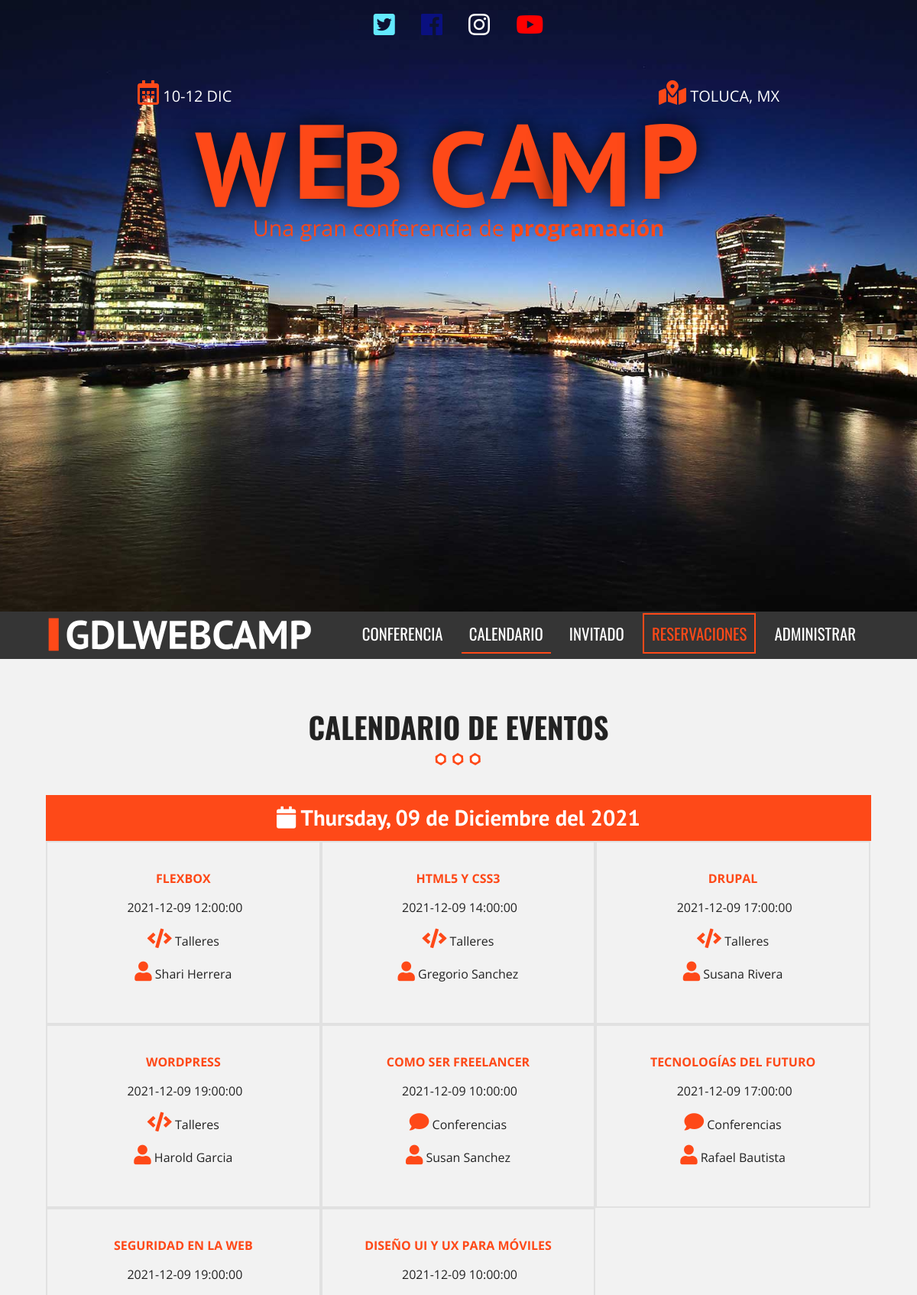
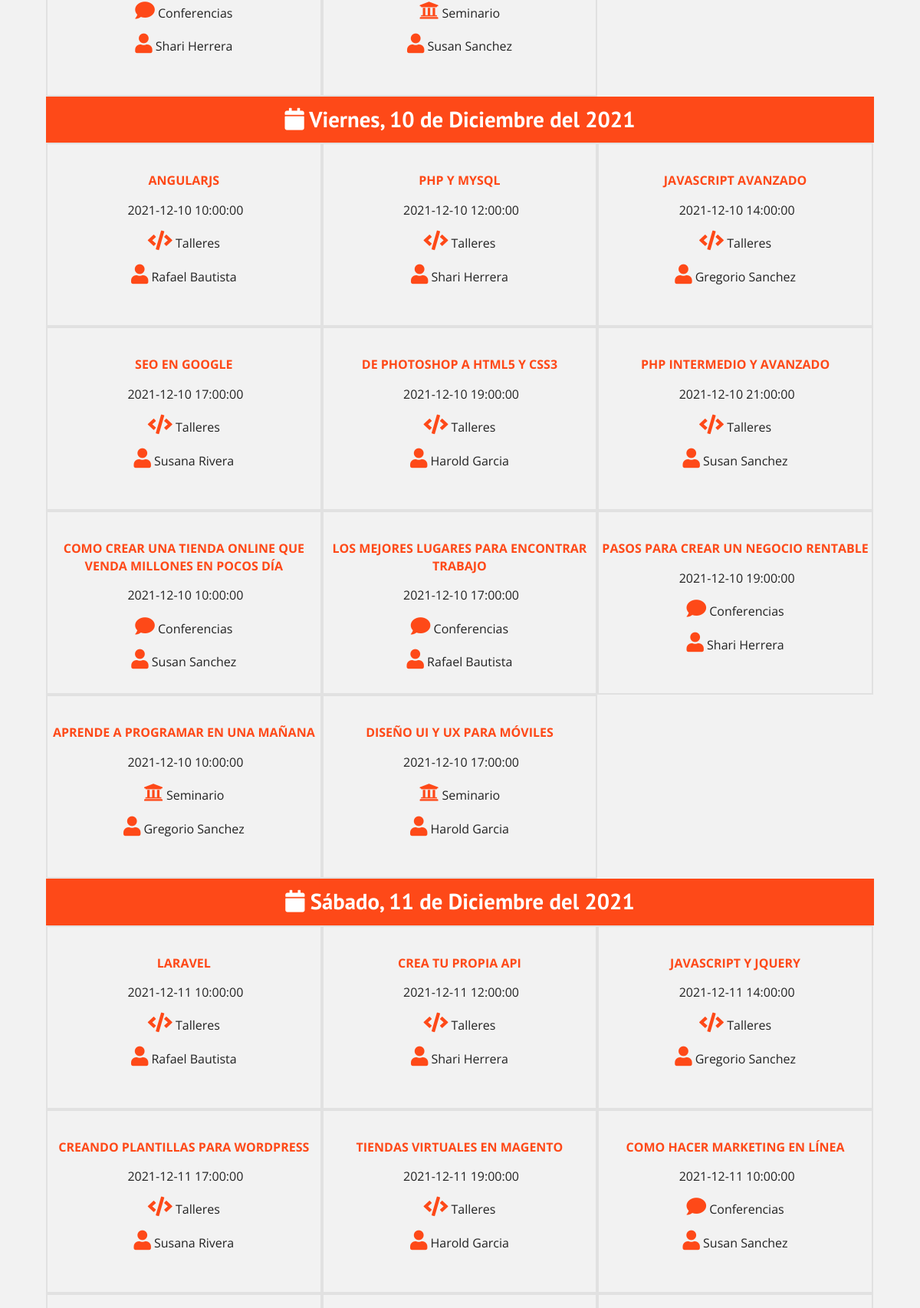
Page /calendario.php (upper part) on the committed database (2 pictures, top to bottom).
### tables this page shows
create table eventos(evento_id int(11) not null auto_increment, nombre_evento varchar(60) not null, fecha_evento Date, hora_evento Time, id_cat_evento int(11) not null,
id_inv int(11) not null, clave varchar(10),editado datetime not null, primary key (evento_id), foreign key (id_cat_evento) references categoria_evento (id_categoria), 
foreign key (id_inv) references invitados (invitado_id) ON DELETE CASCADE);

create table categoria_evento(id_categoria int(11) not null auto_increment, cat_evento varchar(50) not null, icono varchar(20) not null, 
editado datetime not null, primary key(id_categoria));

### calendario.php (the view, shortened to what this page needs)
<?php include_once 'includes/templetes/header.php'; ?>
  <section class="seccion clearfix contenedor">
      <h2>Calendario de eventos</h2>
      <?php
         try{
             require_once('includes/funciones/db_conexion.php');
             $sql ="SELECT evento_id, nombre_evento, fecha_evento, hora_evento, cat_evento, icono,
              nombre_invitado, apellido_invitado FROM eventos
              INNER JOIN categoria_evento ON eventos.id_cat_evento = categoria_evento.id_categoria
              INNER JOIN invitados ON eventos.id_inv = invitados.invitado_id ORDER BY evento_id";
             $resultado = $conn->query($sql);
         }catch(\Exception $e){
             echo $e->getMessage();
         }
      ?>
      <div class="calendario">
        <?php
          $calendario = array();
          while($eventos = $resultado->fetch_assoc()){
                $fecha = $eventos['fecha_evento'];
                $evento = array(
                    'titulo' => $eventos['nombre_evento'],
                    'fecha' => $eventos['fecha_evento'],
                    'hora' => $eventos['hora_evento'],
                    'categoria' => $eventos['cat_evento'],
                    'icono' => $eventos['icono'],
                    'invitado' => $eventos['nombre_invitado'] . ' ' . $eventos['apellido_invitado']
                );
                $calendario[$fecha][]=$evento;
              ?>
        <?php  }        ?>
        <?php
             foreach($calendario as $dia => $lista_eventos){?>
                 <h3>
                    <i class="fa fa-calendar"></i>
                    <?php
                        $buscar= array("Friday", "Saturday", "Sunday","December");
                        $poner= array("Viernes", "Sábado", "Domingo","Diciembre");
                        echo str_replace($buscar,$poner,strftime("%A, %d de %B del %Y",strtotime($dia)));?>
                 </h3>
                 <?php foreach($lista_eventos as $evento) {?>
                     <div class="dia">
                     <p class="titulo"><?php echo $evento['titulo']; ?></p>
                     <p class="hora">
                        <?php echo $evento['fecha'].' '.$evento['hora']; ?>
                     </p>
                     <p>
                        <i class="fa <?php echo $evento['icono'] ?>" aria-hidden="true"></i>
                        <?php echo $evento['categoria'] ?>
                     </p>
                     <p>
                        <i class="fa fa-user" aria-hidden="true"></i>
                        <?php echo $evento['invitado']; ?></p>
                     </div>
                 <?php } ?>
             <?php } ?>
      </div>
  </section>
  <?php include_once 'includes/templetes/footer.php'; ?>

### css/main.css (style rules this page uses)
html { color: #222; font-size: 1em; line-height: 1.4; }
html { box-sizing: border-box; }
*,*:before,*:after { box-sizing: inherit; }
body { background-color: #f2f2f2; font-family: 'Open Sans', sans-serif; }
.contenedor { width: 98%; margin: 0 auto; }
@media only screen and (min-width: 480px) { .contenedor { width: 95%; } }
@media only screen and (min-width: 768px) { .contenedor { width: 90%; } }
@media only screen and (min-width: 992px) { .contenedor { width: 90%; max-width: 1100px; } }
.seccion { padding: 30px 0; }
.seccion p { font-size: 1.2em; text-align: center; }
h2 { font-family: 'Oswald', sans-serif; font-size: 2.4em; text-transform: uppercase; text-align: center; }
h2::after { content: ''; margin: 0 auto; background-image: url(../img/separador.png); height: 30px; width: 100px; display: block; }
h3 { font-size: 1.8em; color: #fe4918; font-family: 'PT sans', sans-serif; margin: 0; text-align: center; }
div.calendario h3 { background-color: #fe4918; clear: both; color: white; text-align: center; padding: 10px 0; }
div.calendario::after { clear: both; display: block; content: ''; }
div.dia { width: 50%; float: left; border: 2px solid #e1e1e1; transition: all .3s ease; }
@media only screen and (min-width:768px) { div.dia { width: 33.3%; min-height: 240px; padding-top: 20px; } }
div.dia p.titulo { color: #fe4918; text-transform: uppercase; font-weight: bold; }
div.dia p { font-size: 1em; }
div.dia i { color: #fe4918; font-size: 1.6em; }
.clearfix:before, .clearfix:after { content: " "; display: table; }
.clearfix:after { clear: both; }

### rows in the picture
eventos: nombre_evento "FLEXBOX", fecha_evento "2021-12-09", hora_evento "12:00:00", id_cat_evento.cat_evento "Talleres", invitado "Shari Herrera"
eventos: nombre_evento "HTML5 Y CSS3", fecha_evento "2021-12-09", hora_evento "14:00:00", id_cat_evento.cat_evento "Talleres", invitado "Gregorio Sanchez"
eventos: nombre_evento "DRUPAL", fecha_evento "2021-12-09", hora_evento "17:00:00", id_cat_evento.cat_evento "Talleres", invitado "Susana Rivera"
eventos: nombre_evento "WORDPRESS", fecha_evento "2021-12-09", hora_evento "19:00:00", id_cat_evento.cat_evento "Talleres", invitado "Harold Garcia"
eventos: nombre_evento "COMO SER FREELANCER", fecha_evento "2021-12-09", hora_evento "10:00:00", id_cat_evento.cat_evento "Conferencias", invitado "Susan Sanchez"
eventos: nombre_evento "TECNOLOGÍAS DEL FUTURO", fecha_evento "2021-12-09", hora_evento "17:00:00", id_cat_evento.cat_evento "Conferencias", invitado "Rafael Bautista"
eventos: nombre_evento "SEGURIDAD EN LA WEB", fecha_evento "2021-12-09", hora_evento "19:00:00", id_cat_evento.cat_evento "Conferencias", invitado "Shari Herrera"
eventos: nombre_evento "DISEÑO UI Y UX PARA MÓVILES", fecha_evento "2021-12-09", hora_evento "10:00:00", id_cat_evento.cat_evento "Seminario", invitado "Susan Sanchez"
eventos: nombre_evento "ANGULARJS", fecha_evento "2021-12-10", hora_evento "10:00:00", id_cat_evento.cat_evento "Talleres", invitado "Rafael Bautista"
eventos: nombre_evento "PHP Y MYSQL", fecha_evento "2021-12-10", hora_evento "12:00:00", id_cat_evento.cat_evento "Talleres", invitado "Shari Herrera"
eventos: nombre_evento "JAVASCRIPT AVANZADO", fecha_evento "2021-12-10", hora_evento "14:00:00", id_cat_evento.cat_evento "Talleres", invitado "Gregorio Sanchez"
eventos: nombre_evento "SEO EN GOOGLE", fecha_evento "2021-12-10", hora_evento "17:00:00", id_cat_evento.cat_evento "Talleres", invitado "Susana Rivera"
eventos: nombre_evento "DE PHOTOSHOP A HTML5 Y CSS3", fecha_evento "2021-12-10", hora_evento "19:00:00", id_cat_evento.cat_evento "Talleres", invitado "Harold Garcia"
eventos: nombre_evento "PHP INTERMEDIO Y AVANZADO", fecha_evento "2021-12-10", hora_evento "21:00:00", id_cat_evento.cat_evento "Talleres", invitado "Susan Sanchez"
eventos: nombre_evento "COMO CREAR UNA TIENDA ONLINE QUE VENDA MILLONES EN POCOS DÍA", fecha_evento "2021-12-10", hora_evento "10:00:00", id_cat_evento.cat_evento "Conferencias", invitado "Susan Sanchez"
eventos: nombre_evento "LOS MEJORES LUGARES PARA ENCONTRAR TRABAJO", fecha_evento "2021-12-10", hora_evento "17:00:00", id_cat_evento.cat_evento "Conferencias", invitado "Rafael Bautista"
eventos: nombre_evento "PASOS PARA CREAR UN NEGOCIO RENTABLE", fecha_evento "2021-12-10", hora_evento "19:00:00", id_cat_evento.cat_evento "Conferencias", invitado "Shari Herrera"
eventos: nombre_evento "APRENDE A PROGRAMAR EN UNA MAÑANA", fecha_evento "2021-12-10", hora_evento "10:00:00", id_cat_evento.cat_evento "Seminario", invitado "Gregorio Sanchez"
eventos: nombre_evento "DISEÑO UI Y UX PARA MÓVILES", fecha_evento "2021-12-10", hora_evento "17:00:00", id_cat_evento.cat_evento "Seminario", invitado "Harold Garcia"
eventos: nombre_evento "LARAVEL", fecha_evento "2021-12-11", hora_evento "10:00:00", id_cat_evento.cat_evento "Talleres", invitado "Rafael Bautista"
eventos: nombre_evento "CREA TU PROPIA API", fecha_evento "2021-12-11", hora_evento "12:00:00", id_cat_evento.cat_evento "Talleres", invitado "Shari Herrera"
eventos: nombre_evento "JAVASCRIPT Y JQUERY", fecha_evento "2021-12-11", hora_evento "14:00:00", id_cat_evento.cat_evento "Talleres", invitado "Gregorio Sanchez"
eventos: nombre_evento "CREANDO PLANTILLAS PARA WORDPRESS", fecha_evento "2021-12-11", hora_evento "17:00:00", id_cat_evento.cat_evento "Talleres", invitado "Susana Rivera"
eventos: nombre_evento "TIENDAS VIRTUALES EN MAGENTO", fecha_evento "2021-12-11", hora_evento "19:00:00", id_cat_evento.cat_evento "Talleres", invitado "Harold Garcia"
eventos: nombre_evento "COMO HACER MARKETING EN LÍNEA", fecha_evento "2021-12-11", hora_evento "10:00:00", id_cat_evento.cat_evento "Conferencias", invitado "Susan Sanchez"
